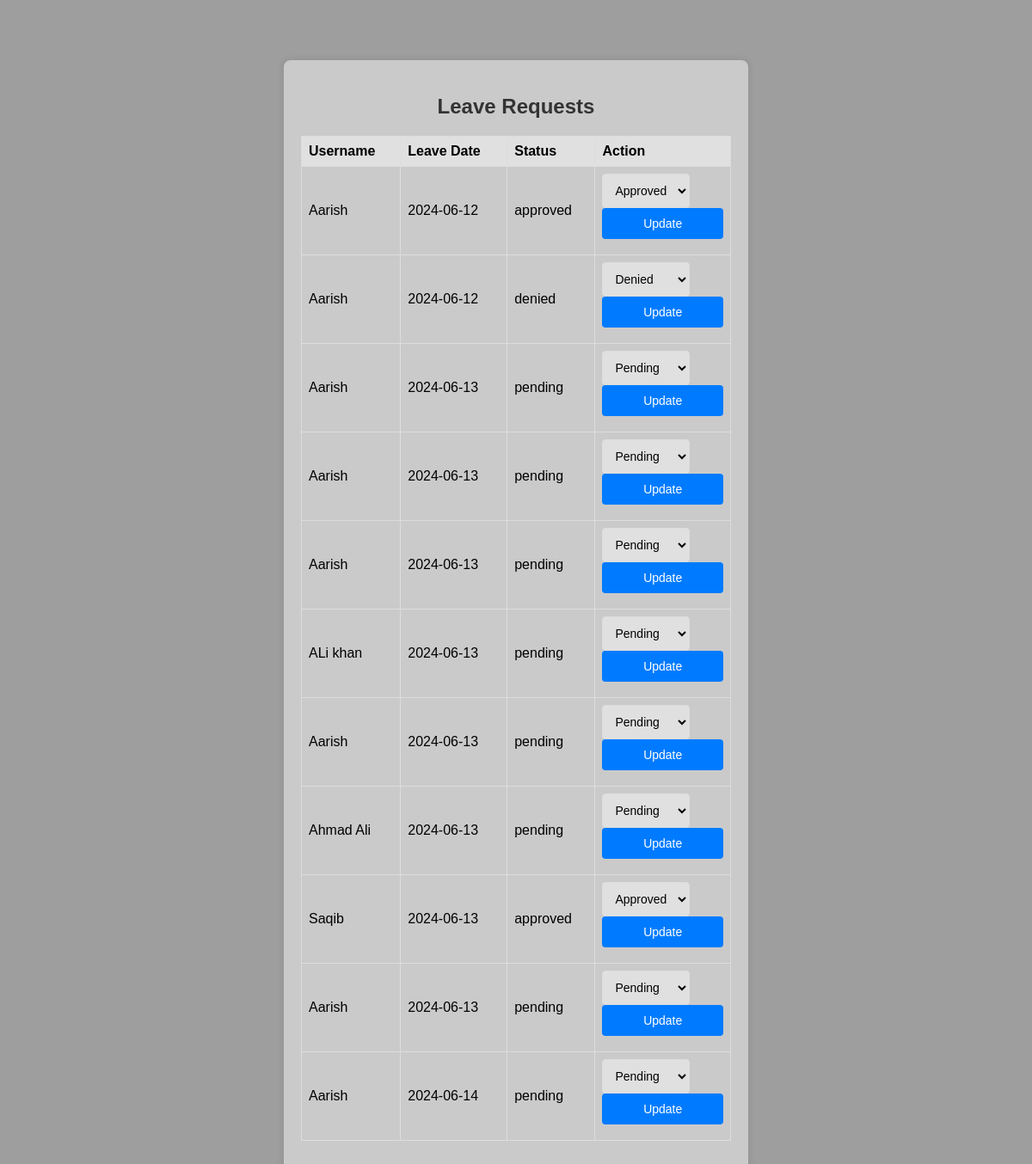
The app's page /view_leave_requests.php (signed in) with its own data.
### tables this page shows
CREATE TABLE `leave_requests` (
  `id` int(11) NOT NULL,
  `user_id` int(11) DEFAULT NULL,
  `leave_date` date DEFAULT NULL,
  `status` enum('pending','approved','denied') DEFAULT 'pending'
);

CREATE TABLE `users` (
  `id` int(11) NOT NULL,
  `username` varchar(50) NOT NULL,
  `password` varchar(255) NOT NULL,
  `role` enum('student','admin') NOT NULL,
  `profile_picture` blob DEFAULT NULL
);

### view_leave_requests.php (the view, shortened to what this page needs)
<?php
require_once("connection.php");
$sql = "SELECT lr.id, u.username, lr.leave_date, lr.status FROM leave_requests lr JOIN users u ON lr.user_id = u.id";
$result = $conn->query($sql);
?>
<!DOCTYPE html>
<html lang="en">
<head>
    <link rel="stylesheet" href="styles.css">
</head>
<body>
    <div class="leave-container">
        <h2>Leave Requests</h2>
        <?php if ($result->num_rows > 0): ?>
            <table>
                <tr>
                    <th>Username</th>
                    <th>Leave Date</th>
                    <th>Status</th>
                    <th>Action</th>
                </tr>
                <?php while($row = $result->fetch_assoc()): ?>
                    <tr>
                        <td><?php echo $row['username']; ?></td>
                        <td><?php echo $row['leave_date']; ?></td>
                        <td><?php echo $row['status']; ?></td>
                        <td>
                            <form method="POST">
                                <select name="status">
                                    <option value="pending" <?php if ($row['status'] == 'pending') echo 'selected'; ?>>Pending</option>
                                    <option value="approved" <?php if ($row['status'] == 'approved') echo 'selected'; ?>>Approved</option>
                                    <option value="denied" <?php if ($row['status'] == 'denied') echo 'selected'; ?>>Denied</option>
                                </select>
                                <button type="submit">Update</button>
                            </form>
                        </td>
                    </tr>
                <?php endwhile; ?>
            </table>
        <?php else: ?>
            <p>No leave requests found.</p>
        <?php endif; ?>
    </div>
</body>
</html>

### styles.css (style rules this page uses)
body { font-family: Arial, sans-serif; margin: 20px; }
h2 { color: #333; }
form { margin-bottom: 20px; }
input, button { display: block; margin-bottom: 10px; padding: 8px; width: 100%; max-width: 300px; }
button { background-color: #4CAF50; color: white; border: none; cursor: pointer; }

### view_leave_requests.php (style rules this page uses)
body { font-family: Arial, sans-serif; background-color: #9E9E9E; margin: 0; padding: 20px; display: flex; flex-direction: column; align-items: center; }
.leave-container { background-color:#cbcaca; padding: 20px; border-radius: 8px; box-shadow: 0 0 10px rgba(0, 0, 0, 0.1); width: 500px; margin-top: 50px; }
h2 { text-align: center; color: #333; margin-bottom: 20px; }
table { width: 100%; border-collapse: collapse; margin-bottom: 20px; }
table, th, td { border: 1px solid #ddd; }
th, td { padding: 8px; text-align: left; }
th { background-color: #E0E0E0; ; }
form { display: inline; }
select, button { padding: 10px; margin-right: 10px; border: 1px solid #ddd; border-radius: 4px; font-size: 14px; background-color:#E0E0E0; }
button { background-color: #007bff; color: white; border: none; cursor: pointer; font-size: 14px; }

### records on screen
leave_requests: user.username "Aarish", leave_date "2024-06-12", status "approved", status "Approved"
leave_requests: user.username "Aarish", leave_date "2024-06-12", status "denied", status "Denied"
leave_requests: user.username "Aarish", leave_date "2024-06-13", status "pending", status "Pending"
leave_requests: user.username "Aarish", leave_date "2024-06-13", status "pending", status "Pending"
leave_requests: user.username "Aarish", leave_date "2024-06-13", status "pending", status "Pending"
leave_requests: user.username "ALi khan", leave_date "2024-06-13", status "pending", status "Pending"
leave_requests: user.username "Aarish", leave_date "2024-06-13", status "pending", status "Pending"
leave_requests: user.username "Ahmad Ali", leave_date "2024-06-13", status "pending", status "Pending"
leave_requests: user.username "Saqib", leave_date "2024-06-13", status "approved", status "Approved"
leave_requests: user.username "Aarish", leave_date "2024-06-13", status "pending", status "Pending"
leave_requests: user.username "Aarish", leave_date "2024-06-14", status "pending", status "Pending"
